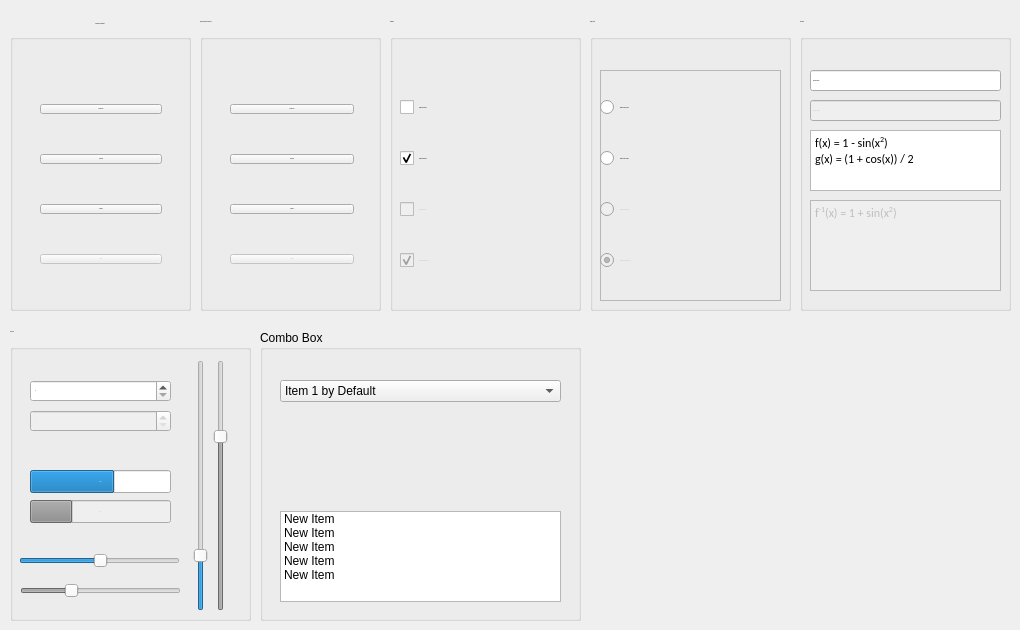
      <widget class="QWidget" name="tab_4">
       <attribute name="title">
        <string>Components_Orange</string>
       </attribute>
       <widget class="QGroupBox" name="groupBox_8">
        <property name="geometry">
         <rect>
          <x>10</x>
          <y>330</y>
          <width>241</width>
          <height>291</height>
         </rect>
        </property>
        <property name="font">
         <font>
          <family>Calibri</family>
          <pointsize>-1</pointsize>
          <weight>50</weight>
          <italic>false</italic>
          <bold>false</bold>
         </font>
        </property>
        <property name="title">
         <string>Adjusting</string>
        </property>
        <widget class="QSpinBox" name="spinBox_3">
         <property name="geometry">
          <rect>
           <x>20</x>
           <y>50</y>
           <width>141</width>
           <height>22</height>
          </rect>
         </property>
         <property name="Orange" stdset="0">
          <bool>true</bool>
         </property>
        </widget>
        <widget class="QSpinBox" name="spinBox_4">
         <property name="enabled">
          <bool>false</bool>
         </property>
         <property name="geometry">
          <rect>
           <x>20</x>
           <y>80</y>
           <width>141</width>
           <height>22</height>
          </rect>
         </property>
        </widget>
        <widget class="QProgressBar" name="progressBar_3">
         <property name="enabled">
          <bool>true</bool>
         </property>
         <property name="geometry">
          <rect>
           <x>20</x>
           <y>140</y>
           <width>141</width>
           <height>23</height>
          </rect>
         </property>
         <property name="value">
          <number>60</number>
         </property>
         <property name="Orange" stdset="0">
          <bool>true</bool>
         </property>
        </widget>
        <widget class="QProgressBar" name="progressBar_4">
         <property name="enabled">
          <bool>false</bool>
         </property>
         <property name="geometry">
          <rect>
           <x>20</x>
           <y>170</y>
           <width>141</width>
           <height>23</height>
          </rect>
         </property>
         <property name="value">
          <number>30</number>
         </property>
        </widget>
        <widget class="QSlider" name="horizontalSlider_3">
         <property name="geometry">
          <rect>
           <x>9</x>
           <y>220</y>
           <width>161</width>
           <height>22</height>
          </rect>
         </property>
         <property name="value">
          <number>50</number>
         </property>
         <property name="orientation">
          <enum>Qt::Horizontal</enum>
         </property>
         <property name="Orange" stdset="0">
          <bool>true</bool>
         </property>
        </widget>
        <widget class="QSlider" name="horizontalSlider_4">
         <property name="enabled">
          <bool>false</bool>
         </property>
         <property name="geometry">
          <rect>
           <x>10</x>
           <y>250</y>
           <width>161</width>
           <height>22</height>
          </rect>
         </property>
         <property name="value">
          <number>30</number>
         </property>
         <property name="orientation">
          <enum>Qt::Horizontal</enum>
         </property>
        </widget>
        <widget class="QSlider" name="verticalSlider_3">
         <property name="geometry">
          <rect>
           <x>180</x>
           <y>30</y>
           <width>22</width>
           <height>251</height>
          </rect>
         </property>
         <property name="value">
          <number>20</number>
         </property>
         <property name="orientation">
          <enum>Qt::Vertical</enum>
         </property>
         <property name="Orange" stdset="0">
          <bool>true</bool>
         </property>
        </widget>
        <widget class="QSlider" name="verticalSlider_4">
         <property name="enabled">
          <bool>false</bool>
         </property>
         <property name="geometry">
          <rect>
           <x>200</x>
           <y>30</y>
           <width>22</width>
           <height>251</height>
          </rect>
         </property>
         <property name="value">
          <number>70</number>
         </property>
         <property name="orientation">
          <enum>Qt::Vertical</enum>
         </property>
        </widget>
       </widget>
       <widget class="QGroupBox" name="groupBox_10">
        <property name="geometry">
         <rect>
          <x>390</x>
          <y>20</y>
          <width>191</width>
          <height>291</height>
         </rect>
        </property>
        <property name="font">
         <font>
          <family>Calibri</family>
          <pointsize>-1</pointsize>
          <weight>50</weight>
          <italic>false</italic>
          <bold>false</bold>
         </font>
        </property>
        <property name="title">
         <string>CheckBox</string>
        </property>
        <widget class="QWidget" name="verticalLayoutWidget_6">
         <property name="geometry">
          <rect>
           <x>10</x>
           <y>50</y>
           <width>177</width>
           <height>231</height>
          </rect>
         </property>
         <layout class="QVBoxLayout" name="verticalLayout_6">
          <item>
           <widget class="QCheckBox" name="checkBox_5">
            <property name="text">
             <string>Check Box uncheck</string>
            </property>
            <property name="Orange" stdset="0">
             <bool>true</bool>
            </property>
           </widget>
          </item>
          <item>
           <widget class="QCheckBox" name="checkBox_6">
            <property name="enabled">
             <bool>true</bool>
            </property>
            <property name="text">
             <string>Check Box checked</string>
            </property>
            <property name="checked">
             <bool>true</bool>
            </property>
            <property name="Orange" stdset="0">
             <bool>true</bool>
            </property>
           </widget>
          </item>
          <item>
           <widget class="QCheckBox" name="checkBox_7">
            <property name="enabled">
             <bool>false</bool>
            </property>
            <property name="text">
             <string>CheckBox Disable</string>
            </property>
            <property name="checked">
             <bool>false</bool>
            </property>
           </widget>
          </item>
          <item>
           <widget class="QCheckBox" name="checkBox_8">
            <property name="enabled">
             <bool>false</bool>
            </property>
            <property name="text">
             <string>CheckBox Disable Check</string>
            </property>
            <property name="checked">
             <bool>true</bool>
            </property>
           </widget>
          </item>
         </layout>
        </widget>
       </widget>
       <widget class="QGroupBox" name="groupBox_11">
        <property name="geometry">
         <rect>
          <x>590</x>
          <y>20</y>
          <width>201</width>
          <height>291</height>
         </rect>
        </property>
        <property name="font">
         <font>
          <family>Calibri</family>
          <pointsize>-1</pointsize>
          <weight>50</weight>
          <italic>false</italic>
          <bold>false</bold>
         </font>
        </property>
        <property name="title">
         <string>Radio Botton</string>
        </property>
        <widget class="QFrame" name="frame_2">
         <property name="geometry">
          <rect>
           <x>10</x>
           <y>50</y>
           <width>181</width>
           <height>231</height>
          </rect>
         </property>
         <property name="frameShape">
          <enum>QFrame::StyledPanel</enum>
         </property>
         <property name="frameShadow">
          <enum>QFrame::Raised</enum>
         </property>
         <widget class="QWidget" name="verticalLayoutWidget_7">
          <property name="geometry">
           <rect>
            <x>0</x>
            <y>0</y>
            <width>181</width>
            <height>231</height>
           </rect>
          </property>
          <layout class="QVBoxLayout" name="verticalLayout_7">
           <item>
            <widget class="QRadioButton" name="radioButton_5">
             <property name="text">
              <string>Radio Button uncheck</string>
             </property>
             <property name="Orange" stdset="0">
              <bool>true</bool>
             </property>
            </widget>
           </item>
           <item>
            <widget class="QRadioButton" name="radioButton_6">
             <property name="text">
              <string>Radio Button checked</string>
             </property>
             <property name="checked">
              <bool>false</bool>
             </property>
             <property name="Orange" stdset="0">
              <bool>true</bool>
             </property>
            </widget>
           </item>
           <item>
            <widget class="QRadioButton" name="radioButton_7">
             <property name="enabled">
              <bool>false</bool>
             </property>
             <property name="text">
              <string>Radio Button unabled</string>
             </property>
            </widget>
           </item>
           <item>
            <widget class="QRadioButton" name="radioButton_8">
             <property name="enabled">
              <bool>false</bool>
             </property>
             <property name="text">
              <string>Radio Button unablecheck</string>
             </property>
             <property name="checked">
              <bool>true</bool>
             </property>
            </widget>
           </item>
          </layout>
         </widget>
        </widget>
       </widget>
       <widget class="QGroupBox" name="groupBox_12">
        <property name="geometry">
         <rect>
          <x>10</x>
          <y>20</y>
          <width>181</width>
          <height>291</height>
         </rect>
        </property>
        <property name="font">
         <font>
          <family>Calibri</family>
          <pointsize>-1</pointsize>
          <weight>50</weight>
          <italic>false</italic>
          <bold>false</bold>
         </font>
        </property>
        <property name="title">
         <string>Colored Button(Default)</string>
        </property>
        <property name="alignment">
         <set>Qt::AlignCenter</set>
        </property>
        <widget class="QWidget" name="verticalLayoutWidget_8">
         <property name="geometry">
          <rect>
           <x>30</x>
           <y>50</y>
           <width>122</width>
           <height>231</height>
          </rect>
         </property>
         <layout class="QVBoxLayout" name="verticalLayout_8">
          <item>
           <widget class="QPushButton" name="pushButton_13">
            <property name="font">
             <font>
              <family>Calibri</family>
              <pointsize>-1</pointsize>
              <weight>50</weight>
              <italic>false</italic>
              <bold>false</bold>
             </font>
            </property>
            <property name="text">
             <string>Push Button</string>
            </property>
            <property name="Orange" stdset="0">
             <bool>true</bool>
            </property>
           </widget>
          </item>
          <item>
           <widget class="QPushButton" name="pushButton_14">
            <property name="font">
             <font>
              <family>Calibri</family>
              <pointsize>-1</pointsize>
              <weight>50</weight>
              <italic>false</italic>
              <bold>false</bold>
             </font>
            </property>
            <property name="text">
             <string>Hovering</string>
            </property>
            <property name="Orange" stdset="0">
             <bool>true</bool>
            </property>
           </widget>
          </item>
          <item>
           <widget class="QPushButton" name="pushButton_15">
            <property name="font">
             <font>
              <family>Calibri</family>
              <pointsize>-1</pointsize>
              <weight>50</weight>
              <italic>false</italic>
              <bold>false</bold>
             </font>
            </property>
            <property name="text">
             <string>Selected</string>
            </property>
            <property name="Orange" stdset="0">
             <bool>true</bool>
            </property>
           </widget>
          </item>
          <item>
           <widget class="QPushButton" name="pushButton_16">
            <property name="enabled">
             <bool>false</bool>
            </property>
            <property name="font">
             <font>
              <family>Calibri</family>
              <pointsize>-1</pointsize>
              <weight>50</weight>
              <italic>false</italic>
              <bold>false</bold>
             </font>
            </property>
            <property name="text">
             <string>Disable</string>
            </property>
            <property name="Orange" stdset="0">
             <bool>true</bool>
            </property>
           </widget>
          </item>
         </layout>
        </widget>
       </widget>
       <widget class="QGroupBox" name="groupBox_13">
        <property name="geometry">
         <rect>
          <x>800</x>
          <y>20</y>
          <width>211</width>
          <height>291</height>
         </rect>
        </property>
        <property name="font">
         <font>
          <family>Calibri</family>
          <pointsize>-1</pointsize>
          <weight>50</weight>
          <italic>false</italic>
          <bold>false</bold>
         </font>
        </property>
        <property name="title">
         <string>Text Editor</string>
        </property>
        <widget class="QLineEdit" name="lineEdit_3">
         <property name="geometry">
          <rect>
           <x>10</x>
           <y>50</y>
           <width>191</width>
           <height>21</height>
          </rect>
         </property>
         <property name="text">
          <string>Line Edit Enable</string>
         </property>
         <property name="Orange" stdset="0">
          <bool>true</bool>
         </property>
        </widget>
        <widget class="QTextEdit" name="textEdit_3">
         <property name="geometry">
          <rect>
           <x>10</x>
           <y>110</y>
           <width>191</width>
           <height>61</height>
          </rect>
         </property>
         <property name="html">
          <string>&lt;!DOCTYPE HTML PUBLIC &quot;-//W3C//DTD HTML 4.0//EN&quot; &quot;http://www.w3.org/TR/REC-html40/strict.dtd&quot;&gt;
&lt;html&gt;&lt;head&gt;&lt;meta name=&quot;qrichtext&quot; content=&quot;1&quot; /&gt;&lt;style type=&quot;text/css&quot;&gt;
p, li { white-space: pre-wrap; }
&lt;/style&gt;&lt;/head&gt;&lt;body style=&quot; font-family:'Calibri'; font-size:12px; font-weight:400; font-style:normal;&quot;&gt;
&lt;p style=&quot; margin-top:0px; margin-bottom:0px; margin-left:0px; margin-right:0px; -qt-block-indent:0; text-indent:0px;&quot;&gt;&lt;span style=&quot; font-size:12px;&quot;&gt;f(x) = 1 - sin(x&lt;/span&gt;&lt;span style=&quot; font-size:12px; vertical-align:super;&quot;&gt;2&lt;/span&gt;&lt;span style=&quot; font-size:12px;&quot;&gt;)&lt;/span&gt;&lt;/p&gt;
&lt;p style=&quot; margin-top:0px; margin-bottom:0px; margin-left:0px; margin-right:0px; -qt-block-indent:0; text-indent:0px;&quot;&gt;&lt;span style=&quot; font-size:12px;&quot;&gt;g(x) = (1 + cos(x)) / 2&lt;/span&gt;&lt;/p&gt;&lt;/body&gt;&lt;/html&gt;</string>
         </property>
         <property name="Orange" stdset="0">
          <bool>true</bool>
         </property>
        </widget>
        <widget class="QLineEdit" name="lineEdit_4">
         <property name="enabled">
          <bool>false</bool>
         </property>
         <property name="geometry">
          <rect>
           <x>10</x>
           <y>80</y>
           <width>191</width>
           <height>21</height>
          </rect>
         </property>
         <property name="text">
          <string>Line Edit Disable</string>
         </property>
         <property name="Orange" stdset="0">
          <bool>true</bool>
         </property>
        </widget>
        <widget class="QTextEdit" name="textEdit_4">
         <property name="enabled">
          <bool>false</bool>
         </property>
         <property name="geometry">
          <rect>
           <x>10</x>
           <y>180</y>
           <width>191</width>
           <height>91</height>
          </rect>
         </property>
         <property name="html">
          <string>&lt;!DOCTYPE HTML PUBLIC &quot;-//W3C//DTD HTML 4.0//EN&quot; &quot;http://www.w3.org/TR/REC-html40/strict.dtd&quot;&gt;
&lt;html&gt;&lt;head&gt;&lt;meta name=&quot;qrichtext&quot; content=&quot;1&quot; /&gt;&lt;style type=&quot;text/css&quot;&gt;
p, li { white-space: pre-wrap; }
&lt;/style&gt;&lt;/head&gt;&lt;body style=&quot; font-family:'Calibri'; font-size:12px; font-weight:400; font-style:normal;&quot;&gt;
&lt;p style=&quot; margin-top:0px; margin-bottom:0px; margin-left:0px; margin-right:0px; -qt-block-indent:0; text-indent:0px;&quot;&gt;&lt;span style=&quot; font-size:12px;&quot;&gt;f&lt;/span&gt;&lt;span style=&quot; font-size:12px; vertical-align:super;&quot;&gt;-1&lt;/span&gt;&lt;span style=&quot; font-size:12px;&quot;&gt;(x) = 1 + sin(x&lt;/span&gt;&lt;span style=&quot; font-size:12px; vertical-align:super;&quot;&gt;2&lt;/span&gt;&lt;span style=&quot; font-size:12px;&quot;&gt;)&lt;/span&gt;&lt;/p&gt;&lt;/body&gt;&lt;/html&gt;</string>
         </property>
         <property name="Orange" stdset="0">
          <bool>true</bool>
         </property>
        </widget>
       </widget>
       <widget class="QGroupBox" name="groupBox_14">
        <property name="geometry">
         <rect>
          <x>260</x>
          <y>330</y>
          <width>321</width>
          <height>291</height>
         </rect>
        </property>
        <property name="title">
         <string>Combo Box</string>
        </property>
        <widget class="QComboBox" name="comboBox_2">
         <property name="geometry">
          <rect>
           <x>20</x>
           <y>50</y>
           <width>281</width>
           <height>22</height>
          </rect>
         </property>
         <property name="Orange" stdset="0">
          <bool>true</bool>
         </property>
         <item>
          <property name="text">
           <string>Item 1 by Default</string>
          </property>
         </item>
         <item>
          <property name="text">
           <string>New Item</string>
          </property>
         </item>
         <item>
          <property name="text">
           <string>New Item</string>
          </property>
         </item>
         <item>
          <property name="text">
           <string>New Item</string>
          </property>
         </item>
        </widget>
        <widget class="QListWidget" name="listWidget_2">
         <property name="geometry">
          <rect>
           <x>20</x>
           <y>181</y>
           <width>281</width>
           <height>91</height>
          </rect>
         </property>
         <property name="Orange" stdset="0">
          <bool>true</bool>
         </property>
         <item>
          <property name="text">
           <string>New Item</string>
          </property>
         </item>
         <item>
          <property name="text">
           <string>New Item</string>
          </property>
         </item>
         <item>
          <property name="text">
           <string>New Item</string>
          </property>
         </item>
         <item>
          <property name="text">
           <string>New Item</string>
          </property>
         </item>
         <item>
          <property name="text">
           <string>New Item</string>
          </property>
         </item>
        </widget>
       </widget>
       <widget class="QGroupBox" name="groupBox_9">
        <property name="geometry">
         <rect>
          <x>200</x>
          <y>20</y>
          <width>181</width>
          <height>291</height>
         </rect>
        </property>
        <property name="font">
         <font>
          <family>Calibri</family>
          <pointsize>-1</pointsize>
          <weight>50</weight>
          <italic>false</italic>
          <bold>false</bold>
         </font>
        </property>
        <property name="title">
         <string>Grayscale Button(Alternative)</string>
        </property>
        <widget class="QWidget" name="verticalLayoutWidget_5">
         <property name="geometry">
          <rect>
           <x>30</x>
           <y>50</y>
           <width>124</width>
           <height>231</height>
          </rect>
         </property>
         <layout class="QVBoxLayout" name="verticalLayout_5">
          <item>
           <widget class="QPushButton" name="pushButton_9">
            <property name="font">
             <font>
              <family>Calibri</family>
              <pointsize>-1</pointsize>
              <weight>50</weight>
              <italic>false</italic>
              <bold>false</bold>
             </font>
            </property>
            <property name="styleSheet">
             <string notr="true"/>
            </property>
            <property name="text">
             <string>Push Button</string>
            </property>
            <property name="Gray" stdset="0">
             <bool>true</bool>
            </property>
           </widget>
          </item>
          <item>
           <widget class="QPushButton" name="pushButton_10">
            <property name="font">
             <font>
              <family>Calibri</family>
              <pointsize>-1</pointsize>
              <weight>50</weight>
              <italic>false</italic>
              <bold>false</bold>
             </font>
            </property>
            <property name="text">
             <string>Hovering</string>
            </property>
            <property name="Gray" stdset="0">
             <bool>true</bool>
            </property>
           </widget>
          </item>
          <item>
           <widget class="QPushButton" name="pushButton_11">
            <property name="font">
             <font>
              <family>Calibri</family>
              <pointsize>-1</pointsize>
              <weight>50</weight>
              <italic>false</italic>
              <bold>false</bold>
             </font>
            </property>
            <property name="text">
             <string>Selected</string>
            </property>
            <property name="Gray" stdset="0">
             <bool>true</bool>
            </property>
           </widget>
          </item>
          <item>
           <widget class="QPushButton" name="pushButton_12">
            <property name="enabled">
             <bool>false</bool>
            </property>
            <property name="font">
             <font>
              <family>Calibri</family>
              <pointsize>-1</pointsize>
              <weight>50</weight>
              <italic>false</italic>
              <bold>false</bold>
             </font>
            </property>
            <property name="text">
             <string>Disable</string>
            </property>
            <property name="Gray" stdset="0">
             <bool>true</bool>
            </property>
           </widget>
          </item>
         </layout>
        </widget>
       </widget>
      </widget>
